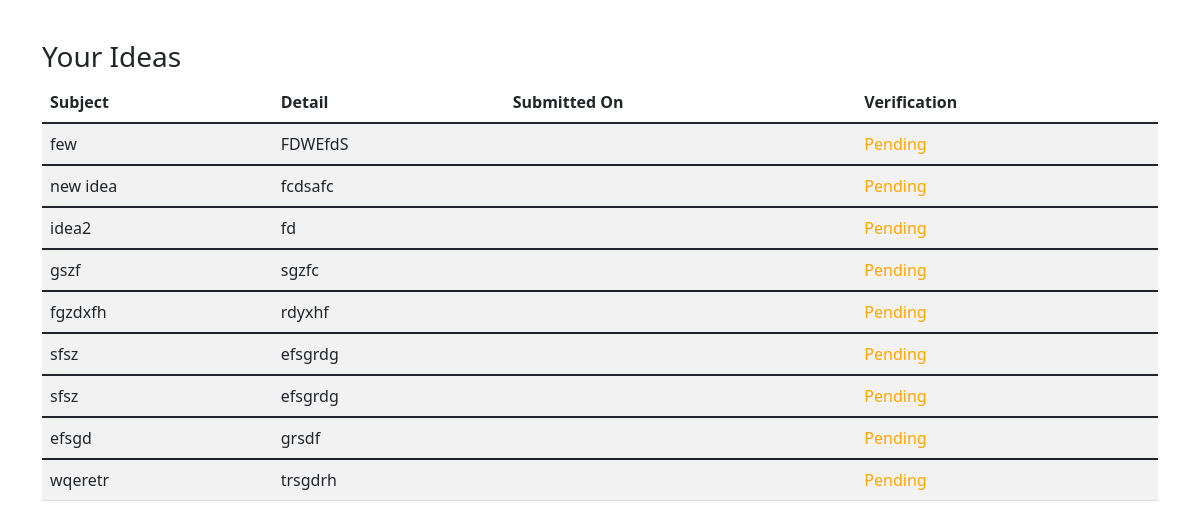
The app's page /submissions/ideas/ (signed in), older data.
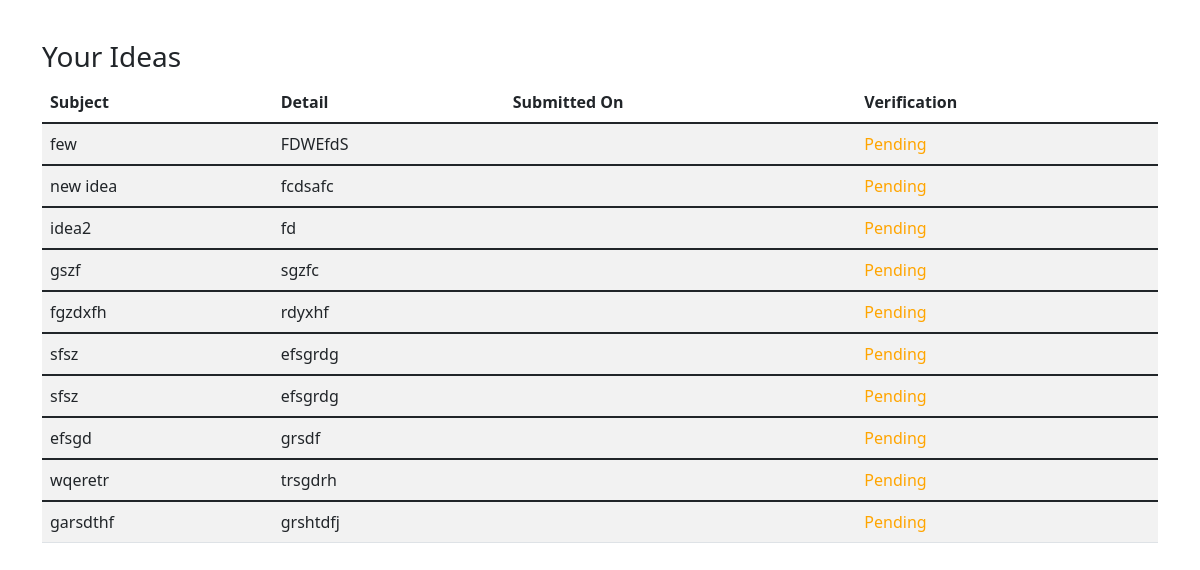
The same page, newer data.
### submissions/models.py (models this page shows, shortened)
class Submission(models.Model):
    is_verified= models.BooleanField(default=False)
    user = models.ForeignKey(User,related_name="%(class)s_submissions",on_delete=models.CASCADE)
    submit_date = models.DateField(default=timezone.now)
    class Meta:
        abstract=True

class Idea(Submission):
    title = models.CharField(max_length=200)
    description= models.TextField()

### submissions/views.py (the view)
# urls.py: path('ideas/', views.ideas, name='ideas'),
@login_required(login_url='dashboard_page')
def ideas(request):
    userNow = request.user
    notification_list = Notifications.objects.filter(
        Q(user=request.user) | Q(user=None)).order_by('-created_on')
    isread = True
    notification_list = Notifications.objects.filter(
        Q(user=request.user) | Q(user=None)).order_by('-created_on')
    for notif in notification_list:
        if not notif.isread:
            isread = False
            break
    context = {
        'ideas': userNow.idea_submissions.all(), 'notification_list': notification_list, 'isread': isread
    }
    return render(request, 'submissions/ideas.html', context)

### templates/submissions/ideas.html (shortened to what this page needs)
{% extends '../basicbootstrap.html'%}
{% block body %}
<div class="container" style="margin-top:40px">
  <h3>Your Ideas</h3>
  <table class="table table-striped">
    <thead>
      <tr>
        <th scope="col">Subject</th>
        <th scope="col">Detail</th>
        <th scope="col">Submitted On</th>
        <th scope="col">Verification</th>
      </tr>
    </thead>
    {% for idea in ideas %}
    <tbody>
      <tr>
        <td>{{idea.title}}</td>
        <td>{{idea.description}}</td>
        <td>{{post.submit_date}}</td>
        {% if post.is_verified %}
        <td><span style="color:green">Verified</span></td>
        {% else %}
        <td><span style="color:orange">Pending</span></td>
        {% endif %}
      </tr>
    </tbody>
    {% endfor %}
  </table>
</div>
{% endblock %}

### templates/basicbootstrap.html (shortened to what this page needs)
<!doctype html>
<html lang="en">
<head>
    <link href="https://unpkg.com/tailwindcss@^2/dist/tailwind.min.css" rel="stylesheet">
    <link rel="stylesheet" href="https://cdn.jsdelivr.net/npm/bootstrap-icons@1.3.0/font/bootstrap-icons.css" />
    <link href="https://cdn.jsdelivr.net/npm/bootstrap@5.1.1/dist/css/bootstrap.min.css" rel="stylesheet"
>
    <link rel="stylesheet" href="https://cdnjs.cloudflare.com/ajax/libs/font-awesome/6.0.0-beta2/css/all.min.css"
 />
    {% load static %}
</head>
<body>
    {% block body %}{% endblock body %}
    <br /><br /><br />
</body>
</html>

Row changes from the older to the newer data that the page shows:
added Idea: title "garsdthf", description "grshtdfj"
